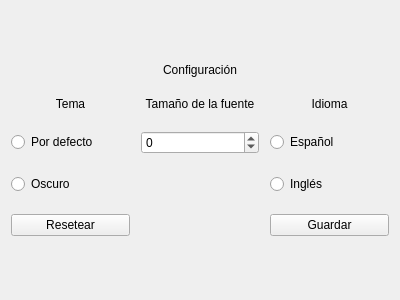
<?xml version="1.0" encoding="UTF-8"?>
<ui version="4.0">
 <class>Form</class>
 <widget class="QWidget" name="Form">
  <property name="geometry">
   <rect>
    <x>0</x>
    <y>0</y>
    <width>400</width>
    <height>300</height>
   </rect>
  </property>
  <property name="sizePolicy">
   <sizepolicy hsizetype="Expanding" vsizetype="Expanding">
    <horstretch>0</horstretch>
    <verstretch>0</verstretch>
   </sizepolicy>
  </property>
  <property name="windowTitle">
   <string>Form</string>
  </property>
  <layout class="QGridLayout" name="gridLayout_2">
   <item row="0" column="0">
    <layout class="QGridLayout" name="gridLayout">
     <property name="horizontalSpacing">
      <number>11</number>
     </property>
     <property name="verticalSpacing">
      <number>20</number>
     </property>
     <item row="1" column="2">
      <widget class="QLabel" name="lblIdioma">
       <property name="text">
        <string>Idioma</string>
       </property>
       <property name="alignment">
        <set>Qt::AlignCenter</set>
       </property>
      </widget>
     </item>
     <item row="1" column="0">
      <widget class="QLabel" name="lblTema">
       <property name="sizePolicy">
        <sizepolicy hsizetype="Preferred" vsizetype="Fixed">
         <horstretch>0</horstretch>
         <verstretch>0</verstretch>
        </sizepolicy>
       </property>
       <property name="text">
        <string>Tema</string>
       </property>
       <property name="alignment">
        <set>Qt::AlignCenter</set>
       </property>
      </widget>
     </item>
     <item row="1" column="1">
      <widget class="QLabel" name="lblTamanio">
       <property name="sizePolicy">
        <sizepolicy hsizetype="Preferred" vsizetype="Fixed">
         <horstretch>0</horstretch>
         <verstretch>0</verstretch>
        </sizepolicy>
       </property>
       <property name="text">
        <string>Tamaño de la fuente</string>
       </property>
       <property name="alignment">
        <set>Qt::AlignCenter</set>
       </property>
      </widget>
     </item>
     <item row="0" column="1">
      <widget class="QLabel" name="lblTitulo">
       <property name="sizePolicy">
        <sizepolicy hsizetype="Preferred" vsizetype="Fixed">
         <horstretch>0</horstretch>
         <verstretch>0</verstretch>
        </sizepolicy>
       </property>
       <property name="text">
        <string>Configuración</string>
       </property>
       <property name="alignment">
        <set>Qt::AlignCenter</set>
       </property>
      </widget>
     </item>
     <item row="3" column="0">
      <widget class="QRadioButton" name="rdbtnDrk">
       <property name="sizePolicy">
        <sizepolicy hsizetype="Preferred" vsizetype="Fixed">
         <horstretch>0</horstretch>
         <verstretch>0</verstretch>
        </sizepolicy>
       </property>
       <property name="text">
        <string>Oscuro</string>
       </property>
       <attribute name="buttonGroup">
        <string notr="true">groupTemas</string>
       </attribute>
      </widget>
     </item>
     <item row="2" column="2">
      <widget class="QRadioButton" name="rdbtnEspaniol">
       <property name="sizePolicy">
        <sizepolicy hsizetype="Preferred" vsizetype="Fixed">
         <horstretch>0</horstretch>
         <verstretch>0</verstretch>
        </sizepolicy>
       </property>
       <property name="text">
        <string>Español</string>
       </property>
       <attribute name="buttonGroup">
        <string notr="true">groupIdiomas</string>
       </attribute>
      </widget>
     </item>
     <item row="2" column="0">
      <widget class="QRadioButton" name="rdbtnPD">
       <property name="sizePolicy">
        <sizepolicy hsizetype="Preferred" vsizetype="Fixed">
         <horstretch>0</horstretch>
         <verstretch>0</verstretch>
        </sizepolicy>
       </property>
       <property name="text">
        <string>Por defecto</string>
       </property>
       <attribute name="buttonGroup">
        <string notr="true">groupTemas</string>
       </attribute>
      </widget>
     </item>
     <item row="3" column="2">
      <widget class="QRadioButton" name="rdbtnIngles">
       <property name="sizePolicy">
        <sizepolicy hsizetype="Preferred" vsizetype="Fixed">
         <horstretch>0</horstretch>
         <verstretch>0</verstretch>
        </sizepolicy>
       </property>
       <property name="text">
        <string>Inglés</string>
       </property>
       <attribute name="buttonGroup">
        <string notr="true">groupIdiomas</string>
       </attribute>
      </widget>
     </item>
     <item row="4" column="0">
      <widget class="QPushButton" name="btnResetear">
       <property name="text">
        <string>Resetear</string>
       </property>
      </widget>
     </item>
     <item row="4" column="2">
      <widget class="QPushButton" name="btnGuardar">
       <property name="text">
        <string>Guardar</string>
       </property>
      </widget>
     </item>
     <item row="2" column="1">
      <widget class="QSpinBox" name="spnBxTamanio">
       <property name="minimum">
        <number>-10</number>
       </property>
       <property name="maximum">
        <number>10</number>
       </property>
      </widget>
     </item>
    </layout>
   </item>
  </layout>
 </widget>
 <resources/>
 <connections/>
 <buttongroups>
  <buttongroup name="groupTemas"/>
  <buttongroup name="groupIdiomas"/>
 </buttongroups>
</ui>
